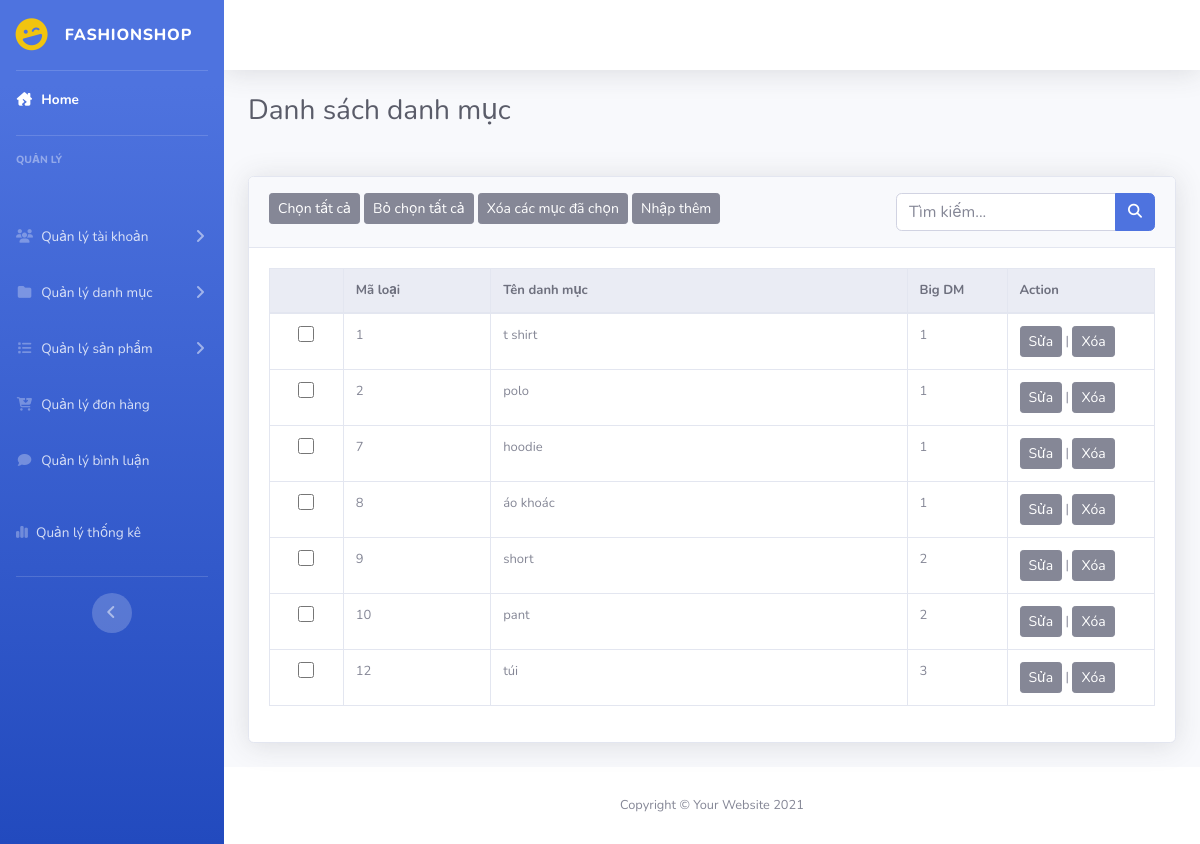
/admin/index.php?act=dsdanhmuc, run on an earlier commit of the app's database.
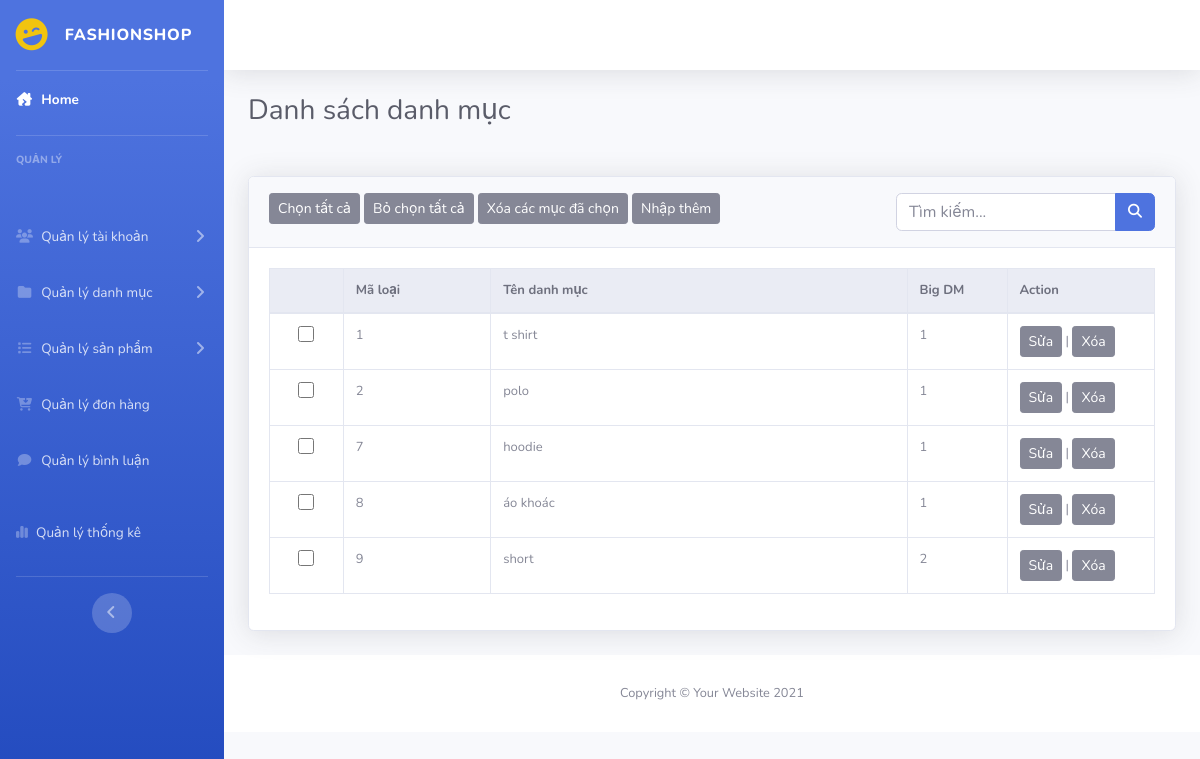
And on a later commit of the database.
### tables this page shows
CREATE TABLE `danhmuc` (
  `id` int(11) NOT NULL COMMENT 'Id danh mục',
  `name` varchar(255) NOT NULL COMMENT 'Tên danh mục',
  `id_dm` int(11) NOT NULL
);

### model/pdo.php (called while the page is built, shortened)
<?php
function pdo_get_connection(){
    $servername = "localhost";
    $username = "root";
    $password = "";
    try {
        $conn = new PDO("mysql:host=$servername;dbname=duan1_09", $username, $password);
        $conn->setAttribute(PDO::ATTR_ERRMODE, PDO::ERRMODE_EXCEPTION);
        return $conn;
    } catch(PDOException $e) {
        echo "Connection failed: " . $e->getMessage();
    }
}
function pdo_query($sql){
    $sql_args=array_slice(func_get_args(),1);
    try{
        $conn=pdo_get_connection();
        $stmt=$conn->prepare($sql);
        $stmt->execute($sql_args);
        $rows=$stmt->fetchAll();
        return $rows;
    }
    catch(PDOException $e){
        throw $e;
    }
    finally{
        unset($conn);
    }
}
?>

### model/danhmuc.php (called while the page is built, shortened)
<?php
function danhsach_danhmuc()
{
    $sql = "SELECT * FROM danhmuc";
    $result = pdo_query($sql);
    return $result;
}

### admin/danhmuc/dsdanhmuc.php (the view)
<div class="container-fluid ">
    <h1 class="h3 mb-2 text-gray-800 mb-5">Danh sách danh mục</h1>
    <div class="card shadow mb-4">
        <div class="card-header py-3">
            <button class="btn btn-secondary btn-sm">Chọn tất cả</button>
            <button class="btn btn-secondary btn-sm">Bỏ chọn tất cả</button>
            <button class="btn btn-secondary btn-sm">Xóa các mục đã chọn</button>
            <a href="adddm.html"><button class="btn btn-secondary btn-sm">Nhập thêm</button></a>
            <form action="" class="float-right">
                <div class="input-group">
                    <input type="text" class="form-control" name="kyw" placeholder="Tìm kiếm...">
                    <div class="input-group-append">
                        <button class="btn btn-primary" type="submit" name="search">
                            <i class="fas fa-search fa-sm"></i>
                        </button>
                    </div>
                </div>
            </form>
        </div>
        <div class="card-body">
            <div class="table-responsive">
                <table class="table table-bordered" width="100%" cellspacing="0">
                    <thead class="thead-light">
                        <tr>
                            <th></th>
                            <th>Mã loại</th>
                            <th>Tên danh mục</th>
                            <th>Big DM</th>
                            <th>Action</th>
                        </tr>
                    </thead>
                    <tbody>
                        <?php
                            foreach($dsdm as $dm){
                                extract($dm);
                                echo '
                                <tr>
                                    <td class="col-1 text-center"><input type="checkbox" name="select" id=""></td>
                                    <td class="col-2">'.$id.'</td>
                                    <td>'.$name.'</td>
                                    <td>'.$id_dm.'</td>
                                    <td class="col-2"><a href="index.php?act=update_danhmuc&iddm='.$id.'"><button class="btn btn-secondary btn-sm">Sửa</button></a> |
                                        <a href="index.php?act=delete_danhmuc&iddm='.$id.'"><button class="btn btn-secondary btn-sm">Xóa</button></a>
                                    </td>
                                </tr>
                                ';
                            }
                        ?>
                    </tbody>
                </table>
            </div>
        </div>
    </div>
</div>

What changed in the data, as far as the page shows it:
removed danhmuc: id "10", name "pant", id_dm "2"
removed danhmuc: id "12", name "túi", id_dm "3"
